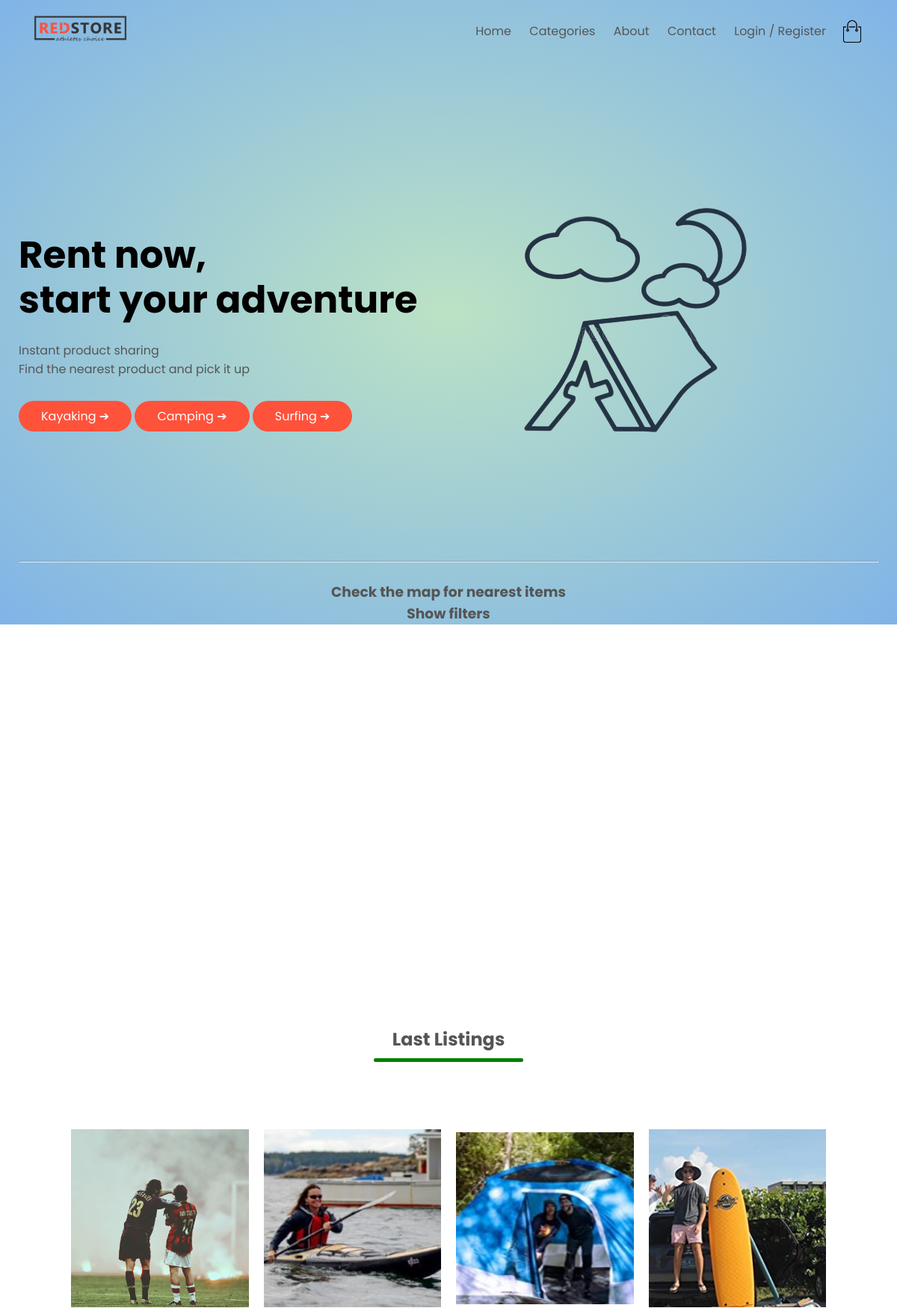
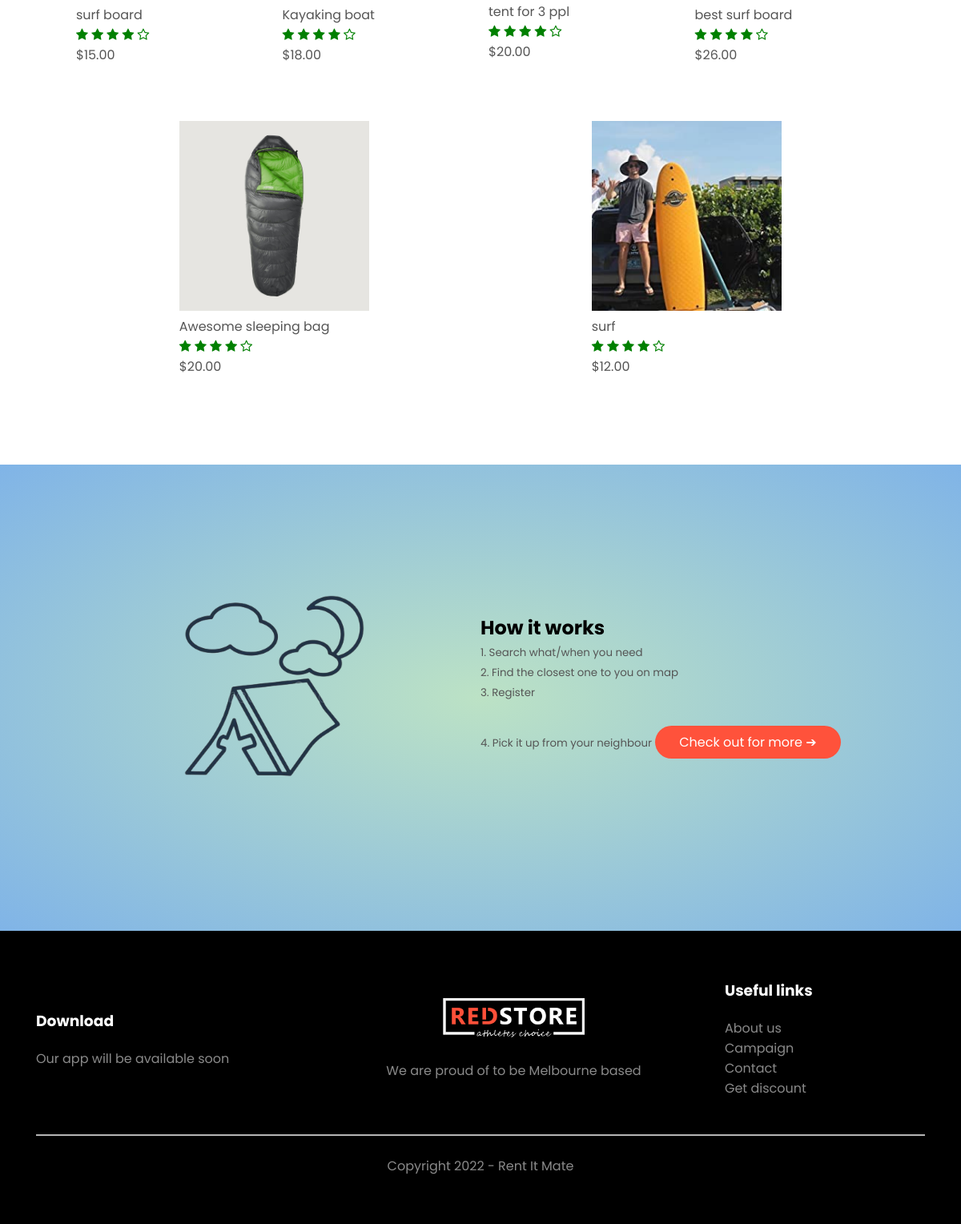
The page / on the database its author committed (2 pictures, top to bottom).
### ecommerce/models.py (models this page shows, shortened)
class Product(models.Model):
    CATEGORY = (('Camping', 'Camping'),
                ('Surfing', 'Surfing'),
                ('Kayaking', 'Kayaking'),
                )
    customer = models.ForeignKey(Customer, null=True, on_delete=models.SET_NULL)
    name = models.CharField(max_length=200, null=True)
    price = models.FloatField(null=True)
    category = models.CharField(max_length=200, null=True,choices=CATEGORY)
    description = models.CharField(max_length=200, null=True, blank=True)
    date_created= models.DateTimeField(auto_now_add=True, null=True)
    available_from = models.DateTimeField(null=True)
    available_to = models.DateTimeField(null=True)
    item_pic = models.ImageField( null=True)
    item_pic_2 = models.ImageField(null=True, blank=True)
    item_pic_3 = models.ImageField(null=True, blank=True)
    item_pic_4 = models.ImageField(null=True, blank=True)
    @property
    def imageURL(self):
        try:
            url = self.item_pic.url
        except:
            url=''
        return url

### ecommerce/views.py (the view)
# urls.py: path('', views.index, name='index'),
def index(request):
    customer = Customer.objects.get(name='namik')
    customers = Customer.objects.all()
    products = Product.objects.all()
    d = datetime.today() - timedelta(days=3)
    p_filter = ProductFilter(request.GET,queryset=products)
    products = p_filter.qs
    has_filter = any(field in request.GET for field in set(p_filter.get_fields()))
    context = {'products':products,'customer':customer,'customers':customers,'p_filter':p_filter,'has_filter':has_filter,'d':d}
    return render(request,'index-updated.html', context)

### templates/index-updated.html (shortened to what this page needs)
<!DOCTYPE html>
<html lang="en" xmlns="http://www.w3.org/1999/html">
{% load static %}
{% load crispy_forms_tags %}
<head>
    <link rel="stylesheet" href="https://cdnjs.cloudflare.com/ajax/libs/font-awesome/4.7.0/css/font-awesome.min.css">
     <link rel="stylesheet" type="text/css" href="{% static 'style.css' %}" />
     <link rel="stylesheet" type="text/css" href="{% static 'css/style-updated.css' %}" />
</head>
<body>
    <div class="header">
        <div class="container">
            <div class="navbar">
                <div class="logo">
                    <img src="static/assets/logo.png" width="125px">
                </div>
                <nav>
                    <ul id="menuitems" >
                        <li><a href="">Home</a></li>
                        <li><a  href="">Categories</a></li>
                        <li><a href="">About</a></li>
                        <li><a href="">Contact</a></li>
                        {% if request.user.is_authenticated %}
                                  <li><a href="">My account</a></li>
                            {% else %}
                               <li><a href="">Login / Register</a></li>
                        {% endif%}
                    </ul>
                </nav>
                <img src="static/assets/cart.png" width="30px" height="30px">
            </div>
            <div class="row">
                <div class="col-2">
                    <h1>Rent now,<br> start your adventure</h1>
                    <p>Instant product sharing  <br>Find the nearest product and pick it up </p>
                    <a href="{% url 'kayaking' %}" class="btn"> Kayaking  &#x2794; </a>
                    <a href="{% url 'camping' %}" class="btn"> Camping  &#x2794; </a>
                    <a href="{% url 'surfing' %}" class="btn"> Surfing &#x2794; </a>
                </div>
                <div class="col-2">
                    <img src="static/assets/campingw.png">
                </div>
            </div><hr><br>
            <h3 style="text-align:center; ">Check the map for nearest items</h3>
            <h3 onclick="myFunction()" style=" text-align:center;">Show filters</h3>
        </div>
    </div>
     <div class="card card-body" style="overflow-y:auto; height: 500px; overflow: ">
                   <div id="map">
                   </div>
     </div><br>
    <div class="small-container">
        <h2 class="title ">Last Listings</h2>
        <div class="row">
              {% for product in products%}
                    <div class="col-4">
                        <a href="{% url 'indexitem' product.id %}">
                            <img src="{{product.imageURL}}" alt="">
                            <h4>{{product.name}}</h4>
                            <div class="rating">
                                <i class="fa fa-star" ></i>
                                <i class="fa fa-star" ></i>
                                <i class="fa fa-star" ></i>
                                <i class="fa fa-star" ></i>
                                <i class="fa fa-star-o" ></i>
                            </div>
                            <p>${{product.price|floatformat:2}}</p>
                        </a>
                    </div>
            {% endfor %}
        </div>
    </div>
    <div class="offer">
        <div class="small-container">
            <div class="row">
                <div class="col-2">
                    <img src="static/assets/campingw.png" class="offer-img" alt="">
                </div>
                <div class="col-2">
                    <h2> How it works </h2>
                    <small>1. Search what/when you need</small><br>
                    <small>2. Find the closest one to you on map</small><br>
                    <small>3. Register</small><br>
                    <small>4. Pick it up from your neighbour</small>
                    <a class="btn" href="">Check out for more &#x2794;</a>
                </div>
            </div>
        </div>
    </div>
    <div class="footer">
        <div class="container">
            <div class="row">
                <div class="footer-col-1">
                    <h3>Download </h3>
                    <p>Our app will be available soon </p>
                </div>
                 <div class="footer-col-2">
                     <img src="static/assets/logo-white.png" alt="">
                     <p>We are proud of to be Melbourne based </p>
                </div>
                <div class="footer-col-3">
                    <h3>Useful links </h3>
                    <ul>
                        <li>About us</li>
                        <li>Campaign</li>
                        <li>Contact</li>
                        <li>Get discount</li>
                    </ul>
                </div>
            </div>
            <hr>
            <p class="copyright"> Copyright 2022 - Rent It Mate</p>
        </div>
    </div>
</body>
</html>

### static/style.css (style rules this page uses)
#map { height:500px; width: 100%; }

### static/css/style-updated.css (style rules this page uses)
* { margin:0; padding:0; box-sizing:border-box; }
body { font-family: 'Poppins', sans-serif; }
.navbar { display:flex; align-items:center; padding:20px; }
nav { flex:1; text-align:right; }
nav ul { display:inline-block; list-style-type:none; }
nav ul li { display :inline-block; margin-right:20px; }
a { text-decoration:none; color:#555; }
p { color:#555; }
.container { max-width:1300px; margin:auto; padding-left:25px; padding-right:25px; }
.row { display:flex; align-items:center; flex-wrap:wrap; justify-content:space-around; }
.col-2 { flex-basis:50%; min-width:300px; }
.col-2 img { max-width:100%; padding:50px 0; }
.col-2 h1 { font-size:50px; line-height:60px; margin:25px 0; }
.btn { display:inline-block; background:#ff523b; color:#fff; padding:8px 30px; margin: 30px 0; border-radius:30px; transition: background 0.5s; }
.header { background:radial-gradient(#BCE2C5,#80B4E7); }
.header .row { margin-top:60px; }
.small-container { max-width :1080px; margin:auto; padding-left:25px; padding-right:25px; }
.col-4 { flex-basis:25%; padding:10px; min-width:200px; margin-bottom:50px; transition :transform 0.5s; }
.col-4 img { width:100%; }
.title { text-align:center; margin:0 auto 80px; position:relative; line-height:60px; color:#555; }
.title::after { content:''; background: green; width:200px; height:5px; border-radius:5px; position:absolute; bottom: 0; left:50%; transform:translateX(-50%); }
h4 { color:#555; font-weight:normal; }
.col-4 p { font-size:16px; }
.rating .fa { color:green; }
.offer { background:radial-gradient(#BCE2C5,#80B4E7); margin-top :50px; padding :30px 0; }
.col-2 .offer-img { padding:70px; }
h3 { color:#555; }
small { color:#555; }
.footer { background:black; color :#8a8a8a; font-size:16px; padding:60px 20px; }
.footer p { color :#8a8a8a; }
.footer h3 { color:white; margin-bottom:20px; }
.footer-col-1,.footer-col-2,.footer-col-3 { min-width:250px; margin-bottom:20px; }
.footer-col-1 { flex-basis:30%; }
.footer-col-2 { flex:1; text-align:center; }
.footer-col-2 img { width:180px; margin-bottom:20px; }
.footer-col-2 { flex-basis:30%; text-align:center; }
ul { list-style-type:none; }
.footer hr { border:none; background :#b5b5b5; height:2px; margin:25px 0; }
.copyright { text-align:center; }

### rows shown on the page
Product: imageURL (picture), name "surf board", price "15.00"
Product: imageURL (picture), name "Kayaking boat", price "18.00"
Product: imageURL (picture), name "tent for 3 ppl", price "20.00"
Product: imageURL (picture), name "best surf board", price "26.00"
Product: imageURL (picture), name "Awesome sleeping bag", price "20.00"
Product: imageURL (picture), name "surf", price "12.00"
